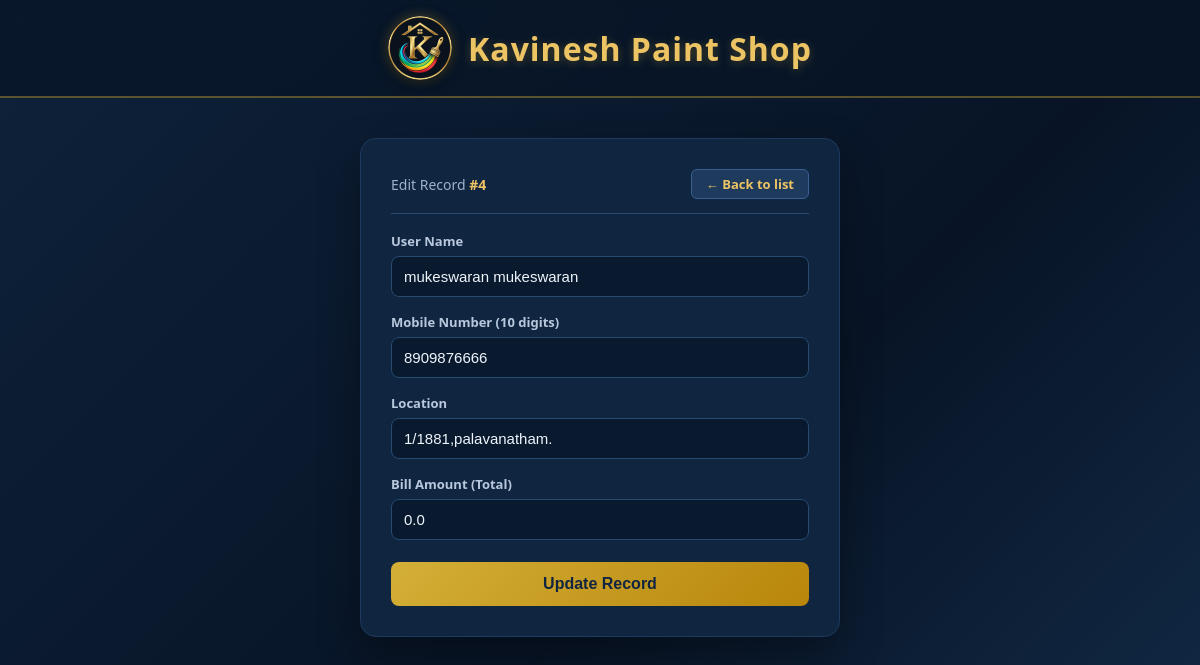
Page /admin/edit/4 (signed in) on the committed database.
### tables this page shows
CREATE TABLE cards (
                id INTEGER PRIMARY KEY AUTOINCREMENT,
                number INTEGER UNIQUE NOT NULL,
                name TEXT NOT NULL,
                mobile TEXT NOT NULL,
                site TEXT NOT NULL,
                location TEXT NOT NULL,
                photo TEXT NOT NULL,
                card_image TEXT NOT NULL,
                created_at TEXT NOT NULL
            , amount REAL NOT NULL DEFAULT 0);

### app.py (the view, shortened to what this page needs)
@app.route("/admin/edit/<int:rec_id>", methods=["GET", "POST"])
@admin_required
def admin_edit(rec_id):
    db = get_db()
    rec = db.execute("SELECT * FROM cards WHERE id = ?", (rec_id,)).fetchone()
    if rec is None:
        abort(404)
    return render_template("edit.html", rec=rec, form={})

### app.py (called while the page is built)
def get_db():
    if "db" not in g:
        g.db = sqlite3.connect(DB_PATH)
        g.db.row_factory = sqlite3.Row
        g.db.execute("PRAGMA foreign_keys = ON")
    return g.db

@app.context_processor
def inject_globals():
    return {"MAX_NUMBER": MAX_NUMBER}

def admin_required(view):
    @wraps(view)
    def wrapped(*args, **kwargs):
        if not session.get("admin_logged_in"):
            return redirect(url_for("admin_login", next=request.path))
        return view(*args, **kwargs)
    return wrapped

### templates/edit.html (shortened to what this page needs)
<!doctype html>
<html lang="en">
<head>
  <link rel="stylesheet" href="{{ url_for('static', filename='style.css') }}">
</head>
<body>
  <header class="site-header">
    <a href="{{ url_for('index') }}" class="site-brand">
      <img class="site-logo" src="{{ url_for('static', filename='logo.png') }}" alt="Kavinesh Paint Shop Logo">
      <h1 class="site-name">Kavinesh Paint Shop</h1>
    </a>
  </header>
  <div class="page">
    <div class="panel">
      <div class="admin-bar">
        <span class="admin-user">Edit Record <strong>#{{ rec['number'] }}</strong></span>
        <a class="mini" href="{{ url_for('admin') }}">&larr; Back to list</a>
      </div>
      <form method="post" class="form">
        <div class="row">
          <label for="name">User Name</label>
          <input id="name" name="name" type="text" value="{{ form.get('name', rec['name']) }}" required>
        </div>
        <div class="row">
          <label for="mobile">Mobile Number (10 digits)</label>
          <input id="mobile" name="mobile" type="tel" value="{{ form.get('mobile', rec['mobile']) }}" placeholder="Enter 10-digit mobile number" maxlength="10" minlength="10" pattern="[0-9]{10}" inputmode="numeric" oninput="this.value = this.value.replace(/[^0-9]/g, '').slice(0, 10);" required>
        </div>
        <div class="row">
          <label for="location">Location</label>
          <input id="location" name="location" type="text" value="{{ form.get('location', rec['location']) }}" required>
        </div>
        <div class="row">
          <label for="amount">Bill Amount (Total)</label>
          <input id="amount" name="amount" type="number" step="0.01" min="0" value="{{ form.get('amount', rec['amount']) }}">
        </div>
        <button type="submit">Update Record</button>
      </form>
    </div>
  </div>
</body>
</html>

### static/style.css (style rules this page uses)
* { box-sizing: border-box; margin: 0; padding: 0; }
body { font-family: "Segoe UI", Arial, sans-serif; background: linear-gradient(135deg, #0e223a 0%, #081426 60%, #122b47 100%); min-height: 100vh; color: #e8eef6; }
.page { max-width: 1100px; margin: 0 auto; padding: 40px 20px; display: flex; flex-wrap: wrap; gap: 28px; align-items: flex-start; justify-content: center; }
.site-header { width: 100%; display: flex; align-items: center; justify-content: center; gap: 18px; min-height: 88px; padding: 16px 24px; background: rgba(8, 20, 38, 0.7); backdrop-filter: blur(6px); border-bottom: 2px solid rgba(212, 175, 55, 0.4); }
.site-brand { display: inline-flex; align-items: center; gap: 16px; text-decoration: none; cursor: pointer; transition: transform 0.2s ease, opacity 0.2s ease; }
.site-logo { height: 64px; width: 64px; object-fit: contain; border-radius: 50%; background: transparent; padding: 0; box-shadow: 0 4px 16px rgba(0, 0, 0, 0.45), 0 0 12px rgba(212, 175, 55, 0.35); flex-shrink: 0; transition: transform 0.25s ease, box-shadow 0.25s ease; }
.site-name { font-size: 32px; color: #ecc464; margin: 0; font-weight: 800; letter-spacing: 1px; word-break: break-word; text-shadow: 0 2px 10px rgba(212, 175, 55, 0.3); }
.panel { background: #10253f; border: 1px solid #1e3a5c; border-radius: 16px; padding: 30px; width: 100%; max-width: 480px; box-shadow: 0 18px 40px rgba(0, 0, 0, 0.35); }
h1 { font-size: 26px; color: #ecc464; margin-bottom: 6px; text-align: center; }
.form { display: flex; flex-direction: column; gap: 16px; }
.row { display: flex; flex-direction: column; gap: 6px; }
label { font-size: 13px; color: #b8c9dd; font-weight: 600; }
input { background: #0a1a2e; border: 1px solid #274a70; border-radius: 8px; padding: 11px 12px; color: #eef4fb; font-size: 15px; outline: none; transition: border-color 0.2s; }
button { margin-top: 6px; background: linear-gradient(135deg, #d4af37, #b8860b); border: none; border-radius: 8px; padding: 13px; color: #10253f; font-size: 16px; font-weight: 700; cursor: pointer; transition: transform 0.15s, box-shadow 0.15s; }
.admin-bar { display: flex; align-items: center; justify-content: space-between; gap: 12px; margin-bottom: 18px; padding-bottom: 14px; border-bottom: 1px solid #274a70; }
.admin-user { font-size: 14px; color: #9db2cb; }
.admin-user strong { color: #ecc464; }
.mini { display: inline-block; background: #1e3a5c; border: 1px solid #3a608f; color: #ecc464; text-decoration: none; border-radius: 6px; padding: 5px 14px; font-size: 13px; font-weight: 600; font-family: inherit; line-height: normal; cursor: pointer; }

### rows in the picture
cards: number "4", name "mukeswaran mukeswaran", mobile "8909876666", location "1/1881,palavanatham.", amount "0.0"
